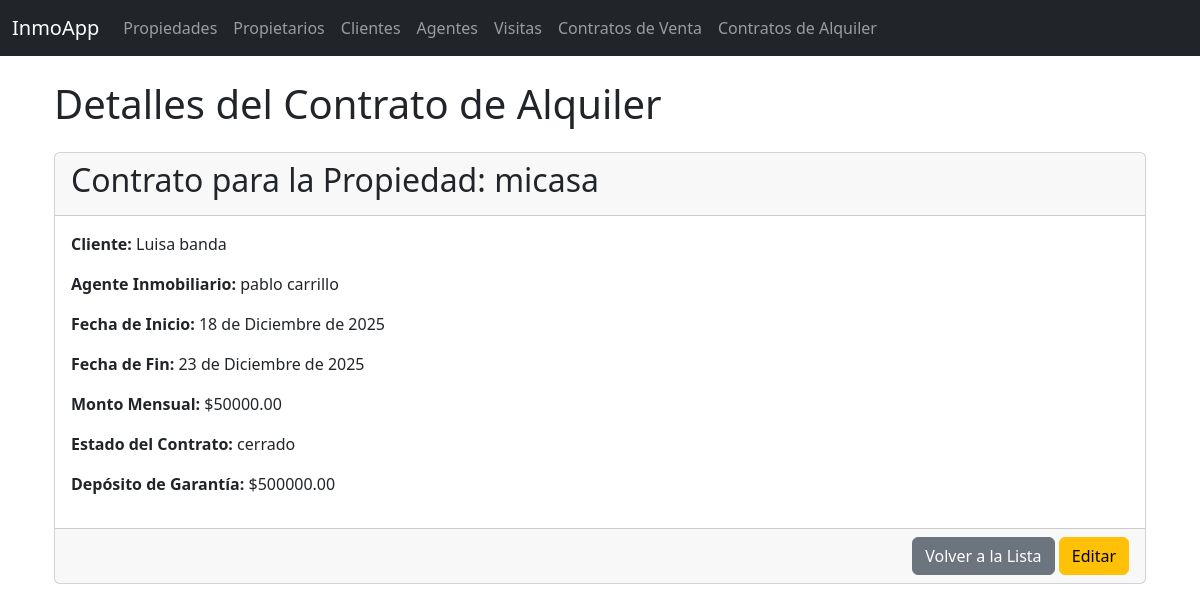
Screenshot of /contratos_alquiler/2/ with the database file from the repository.
### inmobiliaria/models.py (models this page shows, shortened)
class Contrato_Alquiler(models.Model):
    propiedad = models.OneToOneField(Propiedad, on_delete=models.CASCADE, related_name="contrato_alquiler")
    propietario = models.ForeignKey(Propietario, on_delete=models.CASCADE, related_name="contratos_alquiler")
    cliente = models.ForeignKey(Cliente_Inmobiliaria, on_delete=models.CASCADE, related_name="contratos_alquiler")
    agente = models.ForeignKey(Agente_Inmobiliario, on_delete=models.CASCADE, related_name="contratos_alquiler")
    fecha_inicio = models.DateField()
    fecha_fin = models.DateField()
    monto_alquiler_mensual = models.DecimalField(max_digits=10, decimal_places=2)
    estado_contrato = models.CharField(max_length=50)
    deposito_garantia = models.DecimalField(max_digits=10, decimal_places=2)

class Propiedad(models.Model):
    propietario = models.ForeignKey(Propietario, on_delete=models.CASCADE, related_name="propiedades")
    direccion = models.CharField(max_length=255)
    tipo_propiedad = models.CharField(max_length=50)
    num_habitaciones = models.IntegerField()
    num_banos = models.IntegerField()
    superficie_m2 = models.DecimalField(max_digits=10, decimal_places=2)
    precio_venta = models.DecimalField(max_digits=15, decimal_places=2, null=True, blank=True)
    precio_alquiler = models.DecimalField(max_digits=15, decimal_places=2, null=True, blank=True)
    estado_propiedad = models.CharField(max_length=50) # E.g., "Disponible", "Vendida", "Alquilada"
    fecha_publicacion = models.DateField(auto_now_add=True)
    descripcion = models.TextField(blank=True, null=True)
    def __str__(self):
        return self.direccion

class Cliente_Inmobiliaria(models.Model):
    nombre = models.CharField(max_length=100)
    apellido = models.CharField(max_length=100)
    telefono = models.CharField(max_length=20)
    email = models.EmailField(max_length=100)
    preferencias_propiedad = models.TextField(blank=True, null=True)
    presupuesto_maximo = models.DecimalField(max_digits=15, decimal_places=2, null=True, blank=True)
    fecha_registro = models.DateField(auto_now_add=True)
    dni = models.CharField(max_length=20, unique=True)
    def __str__(self):
        return f"{self.nombre} {self.apellido}"

class Agente_Inmobiliario(models.Model):
    nombre = models.CharField(max_length=100)
    apellido = models.CharField(max_length=100)
    telefono = models.CharField(max_length=20)
    email = models.EmailField(max_length=100)
    licencia_agente = models.CharField(max_length=50)
    fecha_contratacion = models.DateField()
    salario = models.DecimalField(max_digits=10, decimal_places=2, null=True, blank=True)
    comision_porcentaje = models.DecimalField(max_digits=5, decimal_places=2, null=True, blank=True)
    def __str__(self):
        return f"{self.nombre} {self.apellido}"

### inmobiliaria/views.py (the view)
# urls.py: path("contratos_alquiler/<int:pk>/", views.Contrato_AlquilerDetailView.as_view(), name="contrato_alquiler_detail"),
class Contrato_AlquilerDetailView(DetailView):
    model = Contrato_Alquiler
    template_name = "inmobiliaria/contrato_alquiler_detail.html"
    context_object_name = "contrato"

### inmobiliaria/templates/inmobiliaria/contrato_alquiler_detail.html (shortened to what this page needs)
{% extends "inmobiliaria/base.html" %}
{% block content %}
<div class="container mt-4">
    <h1 class="mb-4">Detalles del Contrato de Alquiler</h1>
    <div class="card">
        <div class="card-header">
            <h2>Contrato para la Propiedad: {{ contrato.propiedad }}</h2>
        </div>
        <div class="card-body">
            <p><strong>Cliente:</strong> {{ contrato.cliente }}</p>
            <p><strong>Agente Inmobiliario:</strong> {{ contrato.agente }}</p>
            <p><strong>Fecha de Inicio:</strong> {{ contrato.fecha_inicio }}</p>
            <p><strong>Fecha de Fin:</strong> {{ contrato.fecha_fin }}</p>
            <p><strong>Monto Mensual:</strong> ${{ contrato.monto_alquiler_mensual }}</p>
            <p><strong>Estado del Contrato:</strong> {{ contrato.estado_contrato }}</p>
            <p><strong>Depósito de Garantía:</strong> ${{ contrato.deposito_garantia }}</p>
        </div>
        <div class="card-footer text-end">
            <a href="{% url 'inmobiliaria:contrato_alquiler_list' %}" class="btn btn-secondary">Volver a la Lista</a>
            <a href="{% url 'inmobiliaria:contrato_alquiler_update' contrato.id %}" class="btn btn-warning">Editar</a>
        </div>
    </div>
</div>
{% endblock %}

### rows the page displays
Contrato_Alquiler: propiedad "micasa", cliente "Luisa banda", agente "pablo carrillo", fecha_inicio "18 de Diciembre de 2025", fecha_fin "23 de Diciembre de 2025", monto_alquiler_mensual "50000.00", estado_contrato "cerrado", deposito_garantia "500000.00"
